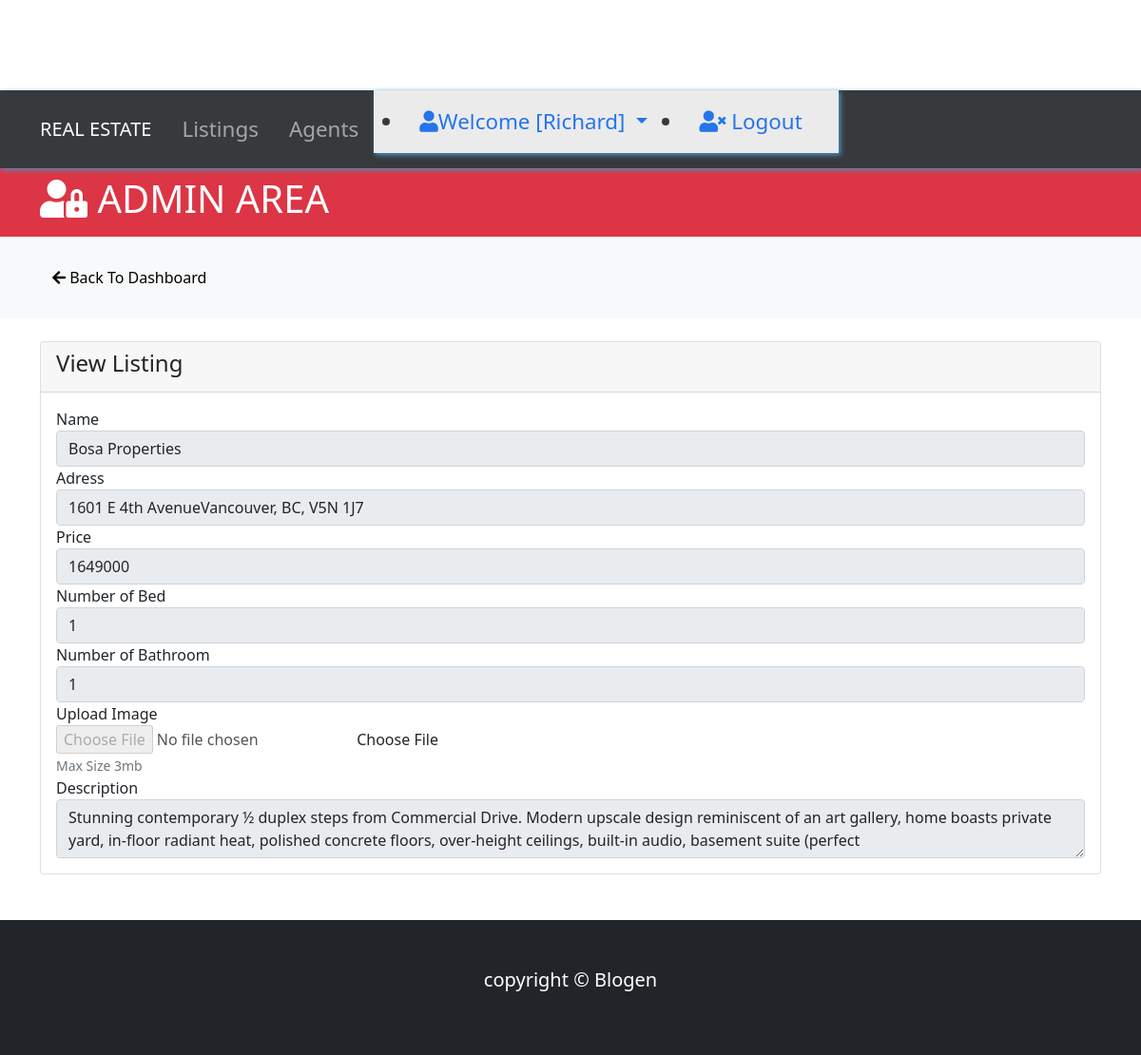
The app's page /admin/view.php?id=26 with its own data.
### tables this page shows
CREATE TABLE `list` (
  `id` int(8) NOT NULL,
  `name` varchar(250) NOT NULL,
  `address` varchar(250) NOT NULL,
  `bed` int(16) NOT NULL,
  `bathroom` int(16) NOT NULL,
  `price` float NOT NULL,
  `image_path` varchar(250) NOT NULL,
  `description` varchar(250) NOT NULL,
  `status` int(11) NOT NULL
);

### admin/target.php (called while the page is built, shortened)
<?php
function db_con() {
    $servername = "localhost";
    $username = "root";
    $password = "";
    $dbname = "realestate";
    $con = new mysqli($servername, $username, $password, $dbname);
    return $con;
}
function getview($id){
    $con = db_con();
  $query = "SELECT * FROM `list` WHERE id=$id";
    $result = mysqli_query($con, $query);
    if(mysqli_num_rows($result) > 0){
        return $result;
    }
}

### admin/view.php (the view, shortened to what this page needs)
<?php
require_once ("../admin/target.php");
?>
<!DOCTYPE html>
<html lang="en">
<head>
    <link rel="stylesheet" href="https://cdnjs.cloudflare.com/ajax/libs/font-awesome/5.15.4/css/all.min.css" />
    <link href="https://cdn.jsdelivr.net/npm/bootstrap@5.1.1/dist/css/bootstrap.min.css" rel="stylesheet">
    <link rel="stylesheet" href="css/style.css">
</head>
<body>
    <nav class="navbar navbar-expand-sm navbar-dark bg-dark p-0">
        <div class="container">
            <a href="index.php" class="navbar-brand">REAL ESTATE</a>
            <div class="collapse navbar-collapse" id="navbarCollapse">
                <ul class="navbar-nav">
                    <li class="nav-item px-2">
                        <a href="index.php" class="nav-link">Listings</a>
                    </li>
                    <li class="nav-item px-2">
                        <a href="agents.php" class="nav-link">Agents</a>
                    </li>
                </ul>
                <ul class="navbar justify-content-end">
                    <li class="nav-item dropdown mr-3">
                        <a href="#" class="nav-link dropdown-toggle" data-toggle="dropdown">
                            <i class="fas fa-user"></i>Welcome [Richard]
                        </a>
                    </li>
                    <li class="nav-item">
                        <a href="index.php" class="nav-link">
                            <i class="fas fa-user-times"></i> Logout
                        </a>
                    </li>
                </ul>
            </div>
        </div>
    </nav>
    <header id="main-header" class="py-2 bg-danger text-white">
        <div class="container">
            <div class="row">
                <div class="col-md-6">
                    <h1>
                        <i class="fas fa-user-lock"></i> ADMIN AREA
                    </h1>
                </div>
            </div>
        </div>
    </header>
    <form action="" method="post">
    <section id="actions" class="py-4 mb-4 bg-light">
        <div class="container">
            <div class="row">
                    <div class="col-md-3">
                        <a href="index.php" class="btn btn-light btn-block">
                            <i class="fas fa-arrow-left"></i> Back To Dashboard
                        </a>
                    </div>
            </div>
        </div>
    </section>
<?php
$id = $_GET['id'];
$result = getview($id);
if($result){
    while ($row = mysqli_fetch_assoc($result)){ ?>
    <section id="details">
        <div class="container">
            <div class="row">
              <div class="col">
                  <div class="card">
                      <div class="card-header">
                          <h4>View Listing</h4>
                      </div>
                      <div class="card-body">
                        <form>
                            <div class="form-group">
                                <label for="title">Name</label>
                                <input type="text" class="form-control" name="name" disabled value="<?php echo $row['name']; ?>">
                            </div>
                            <div class="form-group">
                                <label for="title">Adress</label>
                                <input type="text" class="form-control"name="address" value="<?php echo $row['address']; ?>" disabled>
                            </div>
                            <div class="form-group">
                                <label for="title">Price</label>
                                <input type="text" class="form-control" name="price" value="<?php echo $row['price']; ?>" disabled>
                            </div>
                            <div class="form-group">
                                <label for="bed">Number of Bed</label>
                                <input type="text" class="form-control" name="price" value="<?php echo $row['bed']; ?>" disabled>
                            </div>
                            <div class="form-group">
                            <label for="bathroom">Number of Bathroom</label>
                            <input type="text" class="form-control" name="price" value="<?php echo $row['bathroom']; ?>" disabled>
                            </div>
                            <div class="form-group">
                                <label for="image">Upload Image</label>
                                <div class="custom-file">
                                    <input type="file" class="custom-file-input" id="image_path" name="image_path" disabled>
                                    <label for="image_path" class="custom-file-label">Choose File</label>
                                </div>
                                <small class="form-text text-muted">Max Size 3mb</small>
                            </div>
                            <div class="form-group">
                                <label for="body">Description</label>
                                <textarea name="description" id="description" class="form-control" disabled><?php echo $row['description']; ?></textarea>
                            </div>
                        </form>
                      </div>
                  </div>
              </div>
            </div>
        </div>
    </section>
    </form>
<?php
}
}
?>
    <footer id="main-footer" class="bg-dark text-white mt-5 p-5">
        <div class="container">
            <div class="row">
                <div class="col">
                    <p class="lead text-center">
                        copyright &copy; <span id="year"></span> Blogen
                    </p>
                </div>
            </div>
        </div>
    </footer>
</body>
</html>

### css/style.css (style rules this page uses)
body { margin-top: 95px; }
.navbar { box-shadow: 2px 2px 5px #3f96cf; opacity: 0.9; background: #fff; }
.navbar .nav-item { font-size: 1.4rem; padding-right: 1.4rem; }

### records on screen
list: name "Bosa Properties", address "1601 E 4th AvenueVancouver, BC, V5N 1J7", price "1649000", price "1", description "Stunning contemporary ½ duplex steps from Commercial Drive. Modern upscale design reminiscent of an art gallery, home boasts private yard, in-floor radiant heat, polished concrete floors, over-height ceilings, built-in audio, basement suite (perfect"
